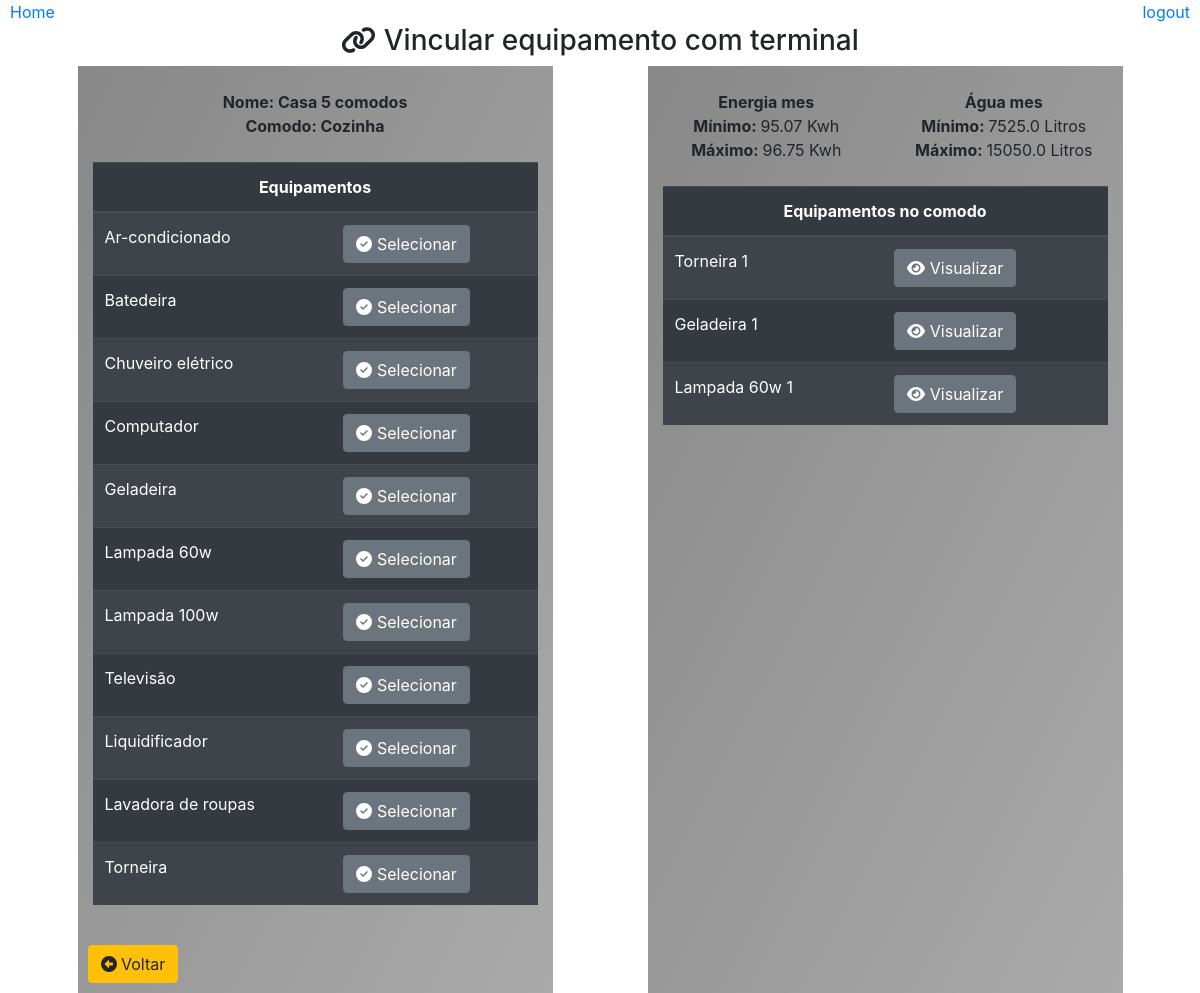
/cadastrar/vincular/equipamento/comodo/?id=2, run on an earlier commit of the app's database.
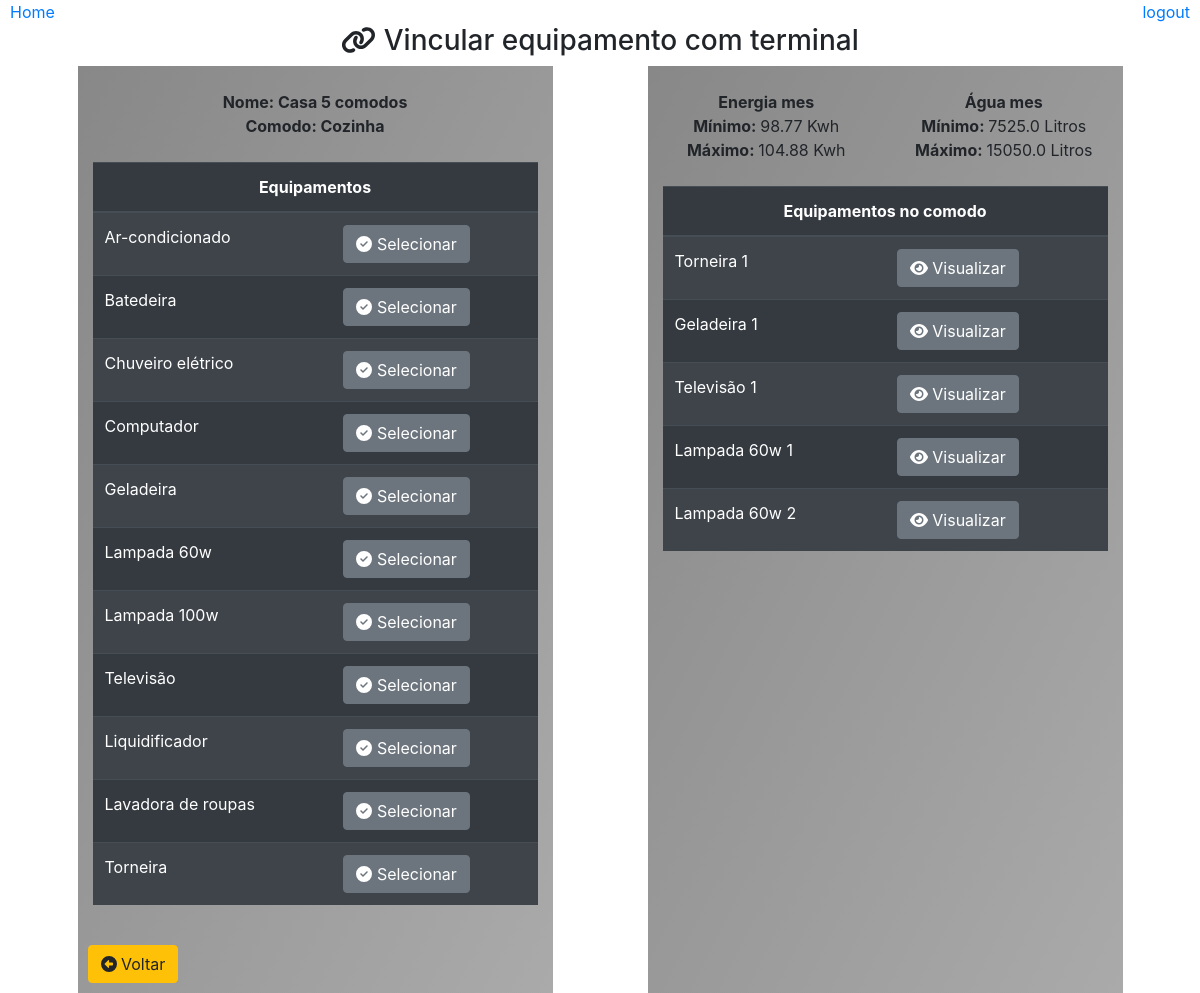
And on a later commit of the database.
### core/models.py (models this page shows)
class Comodo(models.Model):
    casa = models.ForeignKey(Casa,on_delete=models.CASCADE)
    nome = models.CharField(max_length=30)
    class Meta:
        db_table = 'comodo'

class Casa(models.Model):
    nome = models.CharField(max_length=30)
    class Meta:
        db_table = 'casa'

class Equipamento(models.Model):
    tipo_consumo = models.ForeignKey(TipoConsumo,on_delete=models.CASCADE)
    tipo_equipamento = models.ForeignKey(TipoEquipamento,on_delete=models.CASCADE)
    nome = models.CharField(max_length=50)
    descricao = models.CharField(max_length=500, null=True)
    consumo_agua = models.FloatField()
    consumo_energia = models.FloatField()
    class Meta:
        db_table = 'equipamento'

class ComodoEquipamento(models.Model):
    apelido = models.IntegerField()
    comodo = models.ForeignKey(Comodo, on_delete=models.CASCADE)
    equipamento = models.ForeignKey(Equipamento, on_delete=models.CASCADE)
    class Meta:
        db_table = 'comodo_equipamento'

### core/pages/casa/views.py (the view)
# urls.py: path('cadastrar/vincular/equipamento/comodo/', cadastro.VincularEquipamento),
def VincularEquipamento(request):
    comodo_id = request.GET.get('id')
    if comodo_id:
        comodo = Comodo.objects.get(id=comodo_id)
        equipamentos = Equipamento.objects.all()
        terminais = ComodoSaida.objects.filter(comodo=comodo)
        consumo = CalcularConsumo(comodo)
        vinculados = []
        multiplo = [] #evita que um chuveiro que esta conectado a duas saidas se repita
        for item in terminais:
            if item.saida is not None and item.comodo_equipamento is not None:
                if item.comodo_equipamento and item.comodo_equipamento.equipamento:
                    if item.comodo_equipamento not in multiplo:
                        item.comodo_equipamento.equipamento.apelido = item.comodo_equipamento.apelido
                        vinculados.append(item.comodo_equipamento)
                    if item.comodo_equipamento.equipamento.tipo_consumo.id == 3: # diretamente
                        multiplo.append(item.comodo_equipamento)
    dados = {
        'titulo': 'Vincular terminal com equipamento',
        'comodo': comodo,
        'equipamentos': equipamentos,
        'vinculados': vinculados,
        'terminais': terminais,
        'consumo': consumo
    }
    return render(request, 'casas/vincularEquipamento.html', dados)

### templates/casas/vincularEquipamento.html (shortened to what this page needs)
{% extends "model-page.html"%}
{% block content %}
    <div align='center'>
        <br>
        <h3><i class="fas fa-link"></i> Vincular equipamento com terminal</h3>
        <div class="container">
            <div class="row">
                <div class="col col-6 col-sm-6 col-md-4 col-lg-5 col-xs-4 container box-gray"><br>
                    <div class="row">
                        <div class="col">
                            <strong >Nome: {{comodo.casa.nome}}</strong><br>
                            <strong >Comodo: {{comodo.nome}}</strong>
                        </div>
                    </div><br>
                    <div class="row">
                        <div class="col">
                            {% if terminais %}
                                {% if equipamentos %}
                                    <table class="table table-striped table-dark">
                                        <thead>
                                            <tr align="center">
                                                <th colspan="2">Equipamentos</th>
                                            </tr>
                                        </thead>
                                        {% for item in equipamentos %}
                                            <tr>
                                                <td>
                                                    {{item.nome}}
                                                </td>
                                                <td>
                                                    <form action="/cadastrar/vincular/equipamento/comodo/selecionar/" method="GET">
                                                        <button type="submit" class="btn btn-secondary">
                                                            <i class="fas fa-check-circle"></i>
                                                            Selecionar
                                                        </button>
                                                    </form>
                                                </td>
                                            </tr>
                                        {% endfor %}
                                    </table>
                                {% endif %}
                            {% else %}
                                <strong>Nenhum terminal de saida cadastrado<strong>
                            {% endif %}
                        </div>
                    </div>
                    <br>
                    <a type="button" class="btn btn-warning" style="position: absolute; left: 10px;" href="/cadastrar/vincular/equipamento?id={{comodo.casa.id}}">
                        <i class='fas fa-arrow-alt-circle-left'></i> Voltar
                    </a>
                    <br><br>
                </div>
                {% if vinculados %}
                    <div class="col col-6 col-sm-6 col-md-4 col-lg-5 col-xs-4 container box-gray"><br>
                        <div class="row">
                            <div class="col">
                                <strong align="center">Energia mes</strong><br>
                                <strong>Mínimo: </strong> {{consumo.energia_min}} Kwh<br>
                                <strong>Máximo: </strong> {{consumo.energia_max}} Kwh
                            </div>
                            <div class="col">
                                <strong align="center">Água mes</strong><br>
                                <strong>Mínimo: </strong> {{consumo.agua_min}} Litros<br>
                                <strong>Máximo: </strong> {{consumo.agua_max}} Litros
                            </div>
                        </div><br>
                        <table class="table table-striped table-dark">
                            <thead>
                                <tr align="center">
                                    <th colspan="2">Equipamentos no comodo</th>
                                </tr>
                            </thead>
                            {% for item in vinculados %}
                                <tr>
                                    <td>
                                        {{item.equipamento.nome}} {{item.equipamento.apelido}}
                                    </td>
                                    <td>
                                        <form action="/cadastrar/vincular/equipamento/comodo/visualizar/" method="GET">
                                            <button type="submit" class="btn btn-secondary">
                                                <i class="fas fa-eye"></i>
                                                Visualizar
                                            </button>
                                        </form>
                                    </td>
                                </tr>
                            {% endfor %}
                        </table>
                    </div>
                {% endif %}
            </div>
        </div>
    </div>
{% endblock %}

### templates/model-page.html (shortened to what this page needs)
<!DOCTYPE html>
<html lang="en">
    <head>
        {% include 'model-header.html' %}
    </head>
    <body>
        {% load static %}
        {% block content %} {% endblock %}
    </body>
</html>

### templates/model-header.html (shortened to what this page needs)
<head>
    {% load static %}
    <link type="text/css" href="{% static 'css/all.css' %}" rel="stylesheet"/>
    <link rel="stylesheet" href="https://stackpath.bootstrapcdn.com/bootstrap/4.5.2/css/bootstrap.min.css">
    <link type="text/css" href="{% static 'css/style.css' %}" rel="stylesheet"/>
    {% if request.get_full_path != '/home/' %}
        <a style="position: fixed; left: 10px;" href="/home/">Home</a>
    {% endif %}
    {% if titulo != 'Login' %}
        <a style="position: fixed; right: 10px;" href="/logout">logout</a>
    {% endif %}
</head>

### static/css/all.css (style rules this page uses)
.fa-eye:before { content: "\f06e"; }
.fa-link:before { content: "\f0c1"; }

### static/css/style.css (style rules this page uses)
.box-gray { background-image: linear-gradient(to bottom right, #888888, #AAAAAA ); }

What changed in the data, as far as the page shows it:
added ComodoEquipamento: equipamento.nome "Televisão", equipamento.apelido "1"
added ComodoEquipamento: equipamento.nome "Lampada 60w", equipamento.apelido "2"
Also different on the page:
{{ consumo.energia_min }}: "95.07" → "98.77"
{{ consumo.energia_max }}: "96.75" → "104.88"
